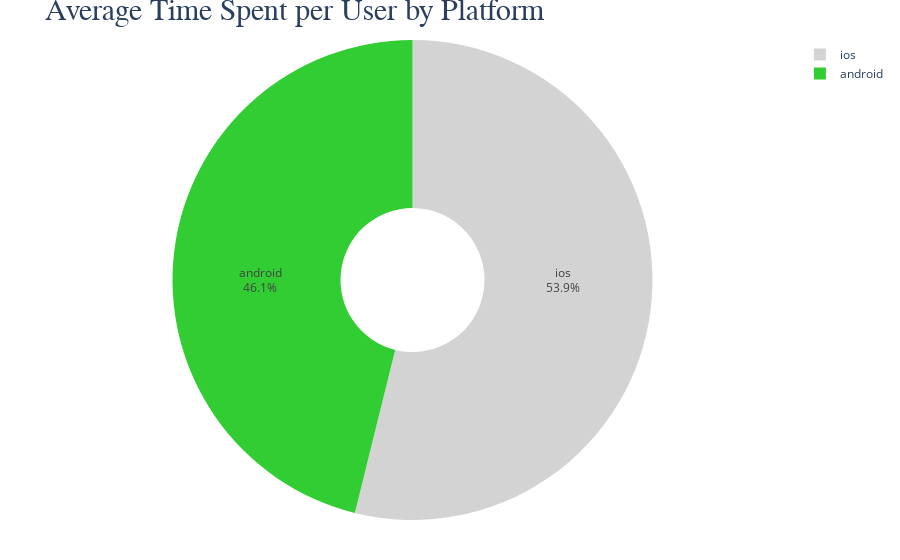

Notebook code cell kept with this figure:
### Code cell
# Pie chart
fig = go.Figure(data=[go.Pie(
    labels=df['platform'],
    values=df['avg_time_spent_per_user'],
    textinfo='label+percent',
    insidetextorientation='radial',
    hole=0.3,  # (doughnut şeklinde yapmak için)
    marker=dict(colors=['limegreen', 'lightgrey'])
)])


fig.update_layout(
    title='Average Time Spent per User by Platform',
    title_font=dict(size=30, family="Arial, sans-serif"),  
    paper_bgcolor='white', 
    plot_bgcolor='white', 
    margin=dict(l=40, r=40, t=40, b=40)  
)


fig.show()

### Figure 1 — Plotly figure (JSON) as saved in the notebook; plotly's stock layout.template omitted (floating-point values rounded to 4 significant figures)
{"data": [{"hole": 0.3, "insidetextorientation": "radial", "labels": ["android", "ios"], "marker": {"colors": ["limegreen", "lightgrey"]}, "textinfo": "label+percent", "type": "pie", "values": [36600.0, 42730.0]}], "layout": {"margin": {"b": 40, "l": 40, "r": 40, "t": 40}, "paper_bgcolor": "white", "plot_bgcolor": "white", "title": {"font": {"family": "Arial, sans-serif", "size": 30}, "text": "Average Time Spent per User by Platform"}}}
